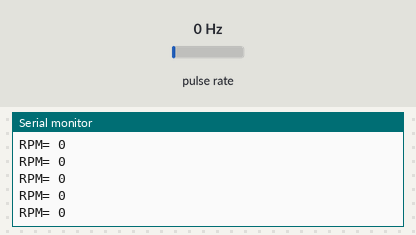
Bench run of a sketch on a simulated Arduino Mega 2560, built with avr-gcc and run on an emulated ATmega2560. Parts: the last lines printed to the serial monitor. Wiring (inferred from the names in the program): pulse sensor: data pin 2. The inputs (shaded band) are chosen by the test bench; at power-on: pulse rate 0 Hz.

Above: at 1.2 s.
1.3 s: pulse rate (sensor on pin 2) set to 4 Hz
At 1.61 s:
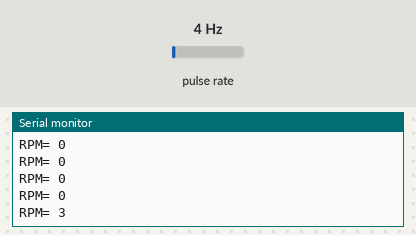
2.8 s: pulse rate (sensor on pin 2) set to 50 Hz
At 2.81 s:
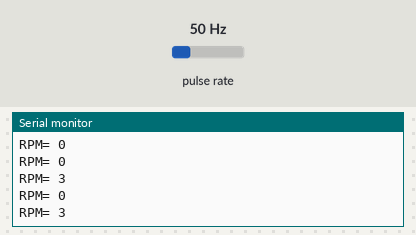
Timing chart, 0 to 5.8 s (numbered marks = the images above; inputs shaded):
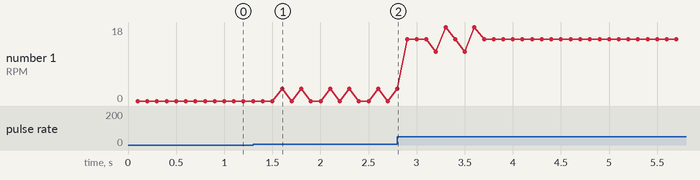

Measured:
- after the input at 1.3 s, the serial monitor: prints a new line after 0.30 s (image 1)
- plotted number 1: 0 → 12 after the input at 2.8 s

The sketch:

HC020-K.ino
```cpp
/* Arduino code for using HC-020k rotary encoder on Arduino Mega2560
 Author: Revant Adlakha
 Lab: SVL
 Note: For other encoders use Pin 2,3,18,19 for interrupts on Arduino Mega2560
 */

int encoder_pin1=2;
unsigned int rpm;
volatile byte pulses;
unsigned long time_old;
unsigned int pulses_per_turn= 20; // Depends on the number of spokes on the encoder wheel

void count() // Counting the number of pulses for calculation of rpm
{
  pulses++;
}

void setup() {
  rpm=0;
  pulses=0;
  time_old=0;

  Serial.begin(9600);
  pinMode(encoder_pin1,INPUT); // Setting encoder-1 pin as Input
  attachInterrupt(digitalPinToInterrupt(encoder_pin1), count, FALLING ); // Triggering count function everytime the encoder pin1 turns from 1 to 0

}

void loop() {
 if(millis()-time_old >=100){ // Updating every 0.1 seconds
  detachInterrupt(digitalPinToInterrupt(encoder_pin1));
  rpm = (60 * 100 / pulses_per_turn )/ (millis() - time_old)* pulses;
  time_old=millis();
  pulses=0;
  Serial.print("RPM= ");
  Serial.println(rpm);
  attachInterrupt(digitalPinToInterrupt(encoder_pin1), count, FALLING ); // Triggering count function everytime the encoder pin1 turns from 1 to 0

 }

}
```
